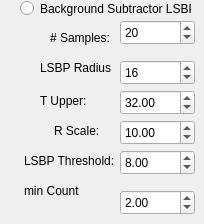
              <widget class="QWidget" name="PBKGLSBP">
               <attribute name="label">
                <string>Background Subtractor LSBP</string>
               </attribute>
               <widget class="QRadioButton" name="RBTLSBP">
                <property name="geometry">
                 <rect>
                  <x>20</x>
                  <y>0</y>
                  <width>171</width>
                  <height>17</height>
                 </rect>
                </property>
                <property name="text">
                 <string>Background Subtractor LSBP</string>
                </property>
               </widget>
               <widget class="QLabel" name="label_27">
                <property name="geometry">
                 <rect>
                  <x>50</x>
                  <y>30</y>
                  <width>61</width>
                  <height>16</height>
                 </rect>
                </property>
                <property name="text">
                 <string># Samples:</string>
                </property>
               </widget>
               <widget class="QSpinBox" name="SBNSamplesLSBP">
                <property name="geometry">
                 <rect>
                  <x>120</x>
                  <y>20</y>
                  <width>75</width>
                  <height>25</height>
                 </rect>
                </property>
                <property name="value">
                 <number>20</number>
                </property>
               </widget>
               <widget class="QLabel" name="label_28">
                <property name="geometry">
                 <rect>
                  <x>40</x>
                  <y>60</y>
                  <width>71</width>
                  <height>16</height>
                 </rect>
                </property>
                <property name="text">
                 <string>LSBP Radius:</string>
                </property>
               </widget>
               <widget class="QSpinBox" name="SBLRadius">
                <property name="geometry">
                 <rect>
                  <x>120</x>
                  <y>60</y>
                  <width>75</width>
                  <height>25</height>
                 </rect>
                </property>
                <property name="value">
                 <number>16</number>
                </property>
               </widget>
               <widget class="QLabel" name="label_29">
                <property name="geometry">
                 <rect>
                  <x>54</x>
                  <y>120</y>
                  <width>61</width>
                  <height>21</height>
                 </rect>
                </property>
                <property name="text">
                 <string>R Scale:</string>
                </property>
               </widget>
               <widget class="QDoubleSpinBox" name="DSRScale">
                <property name="geometry">
                 <rect>
                  <x>120</x>
                  <y>120</y>
                  <width>75</width>
                  <height>25</height>
                 </rect>
                </property>
                <property name="value">
                 <double>10.000000000000000</double>
                </property>
               </widget>
               <widget class="QLabel" name="label_30">
                <property name="geometry">
                 <rect>
                  <x>24</x>
                  <y>150</y>
                  <width>91</width>
                  <height>21</height>
                 </rect>
                </property>
                <property name="text">
                 <string>LSBP Threshold:</string>
                </property>
               </widget>
               <widget class="QDoubleSpinBox" name="DSBLThreshold">
                <property name="geometry">
                 <rect>
                  <x>120</x>
                  <y>150</y>
                  <width>75</width>
                  <height>25</height>
                 </rect>
                </property>
                <property name="maximum">
                 <double>1000.000000000000000</double>
                </property>
                <property name="value">
                 <double>8.000000000000000</double>
                </property>
               </widget>
               <widget class="QDoubleSpinBox" name="DSBPmCount">
                <property name="geometry">
                 <rect>
                  <x>120</x>
                  <y>190</y>
                  <width>75</width>
                  <height>25</height>
                 </rect>
                </property>
                <property name="value">
                 <double>2.000000000000000</double>
                </property>
               </widget>
               <widget class="QLabel" name="label_32">
                <property name="geometry">
                 <rect>
                  <x>24</x>
                  <y>180</y>
                  <width>91</width>
                  <height>21</height>
                 </rect>
                </property>
                <property name="text">
                 <string>min Count</string>
                </property>
               </widget>
               <widget class="QDoubleSpinBox" name="DSBTupper">
                <property name="geometry">
                 <rect>
                  <x>120</x>
                  <y>90</y>
                  <width>75</width>
                  <height>25</height>
                 </rect>
                </property>
                <property name="value">
                 <double>32.000000000000000</double>
                </property>
               </widget>
               <widget class="QLabel" name="label_33">
                <property name="geometry">
                 <rect>
                  <x>40</x>
                  <y>90</y>
                  <width>71</width>
                  <height>21</height>
                 </rect>
                </property>
                <property name="text">
                 <string>T Upper:</string>
                </property>
               </widget>
              </widget>
